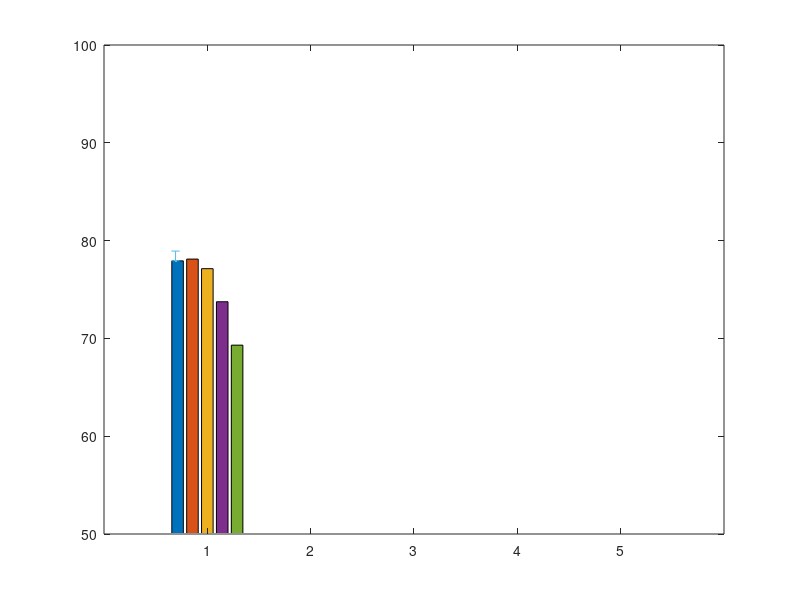

Recreate this plot in MATLAB. (Note: this script raises an error after producing the figure.)
muscle3 = [77.93, 0, 0, 0, 0]';
muscle4 = [78.11, 71.75, 0, 0,0]';
muscle5 = [77.13, 74.5, 67.1,0 ,0 ]';
muscle6 = [73.75, 74.6, 73.1, 62.2,0]';

muscle7 = [69.31, 70.7, 69.4, 72, 60.25]';
muscle0 = zeros(4,length(muscle7));

allMuscles = [muscle3(1,:) muscle4(1,:) muscle5(1,:) muscle6(1,:) muscle7(1,:);muscle0];
midPoint = median(1:size(allMuscles,2));
br = bar (allMuscles);
ylim([50,100])
hold on

% error bars 
m = allMuscles;
barSeries = 1;
ERROR = zeros(size(allMuscles));
ERROR(barSeries,:) = 1;
% Calculating the width for each bar group
ngroups = size(m, 1);
nbars = size(m, 2);
groupwidth = min(0.8, nbars/(nbars + 1.5));
for i = 1:nbars
    x = (1:ngroups) - groupwidth/2 + (2*i-1) * groupwidth / (2*nbars);
    errorbar(x, m(:,i), zeros(size(m(:,i))),ERROR(:,i), '.', 'color','k'); % only vertical error bars
%     errorbar(x, m(:,i),ERROR(:,i), '.', 'color','k'); % both error bars
end



%%

barSeries = 2;
muscle = [muscle3(barSeries,:) muscle4(barSeries,:) muscle5(barSeries,:) muscle6(barSeries,:) muscle7(barSeries,:)];
muscleidx = find(muscle);
muscle = muscle (muscleidx);
idx = 2;
idx = [idx:idx+length(muscle)-1];
m = zeros(size(allMuscles));
m(barSeries,idx) = muscle;
bb = bar (m);

for ii = 1:length(muscleidx)
bb(idx(ii)).FaceColor =  br(muscleidx(ii)).FaceColor;
end

% error bars 
ERROR = zeros(size(allMuscles));
ERROR(barSeries,idx) = 1;
% Calculating the width for each bar group
ngroups = size(m, 1);
nbars = size(m, 2);
groupwidth = min(0.8, nbars/(nbars + 1.5));
for i = 1:nbars
    x = (1:ngroups) - groupwidth/2 + (2*i-1) * groupwidth / (2*nbars);
    errorbar(x, m(:,i), zeros(size(m(:,i))),ERROR(:,i), '.', 'color','k'); % only vertical error bars
%     errorbar(x, m(:,i),ERROR(:,i), '.', 'color','k'); % both error bars
end





%% bars 3
barSeries = 3;
muscle = [muscle3(barSeries,:) muscle4(barSeries,:) muscle5(barSeries,:) muscle6(barSeries,:) muscle7(barSeries,:)];
muscleidx = find(muscle);
muscle = muscle (muscleidx);
idx = 2;
idx = [idx:idx+length(muscle)-1];
m = zeros(size(allMuscles));
m(barSeries,idx) = muscle;
bb = bar (m);
for ii = 1:length(muscleidx)
bb(idx(ii)).FaceColor =  br(muscleidx(ii)).FaceColor;
end

% error bars 
ERROR = zeros(size(allMuscles));
ERROR(barSeries,idx) = 1;
% Calculating the width for each bar group
ngroups = size(m, 1);
nbars = size(m, 2);
groupwidth = min(0.8, nbars/(nbars + 1.5));
for i = 1:nbars
    x = (1:ngroups) - groupwidth/2 + (2*i-1) * groupwidth / (2*nbars);
    errorbar(x, m(:,i), zeros(size(m(:,i))),ERROR(:,i), '.', 'color','k'); % only vertical error bars
%     errorbar(x, m(:,i),ERROR(:,i), '.', 'color','k'); % both error bars
end




%% bars 4

barSeries = 4;
muscle = [muscle3(barSeries,:) muscle4(barSeries,:) muscle5(barSeries,:) muscle6(barSeries,:) muscle7(barSeries,:)];
muscleidx = find(muscle);
muscle = muscle (muscleidx);
idx = 2;
idx = [idx:idx+length(muscle)-1];
m = zeros(size(allMuscles));
m(barSeries,idx) = muscle;
bb = bar (m);
for ii = 1:length(muscleidx)
bb(idx(ii)).FaceColor =  br(muscleidx(ii)).FaceColor;
end


% error bars 
ERROR = zeros(size(allMuscles));
ERROR(barSeries,idx) = 1;
% Calculating the width for each bar group
ngroups = size(m, 1);
nbars = size(m, 2);
groupwidth = min(0.8, nbars/(nbars + 1.5));
for i = 1:nbars
    x = (1:ngroups) - groupwidth/2 + (2*i-1) * groupwidth / (2*nbars);
    errorbar(x, m(:,i), zeros(size(m(:,i))),ERROR(:,i), '.', 'color','k'); % only vertical error bars
%     errorbar(x, m(:,i),ERROR(:,i), '.', 'color','k'); % both error bars
end


%% bars 5

barSeries = 5;
muscle = [muscle3(barSeries,:) muscle4(barSeries,:) muscle5(barSeries,:) muscle6(barSeries,:) muscle7(barSeries,:)];
muscleidx = find(muscle);
muscle = muscle (muscleidx);
idx = 3;
idx = [idx:idx+length(muscle)-1];
m = zeros(size(allMuscles));
m(barSeries,idx) = muscle;
bb = bar (m);
for ii = 1:length(muscleidx)
bb(idx(ii)).FaceColor =  br(muscleidx(ii)).FaceColor;
end


% error bars 
ERROR = zeros(size(allMuscles));
ERROR(barSeries,idx) = 1;
% Calculating the width for each bar group
ngroups = size(m, 1);
nbars = size(m, 2);
groupwidth = min(0.8, nbars/(nbars + 1.5));
for i = 1:nbars
    x = (1:ngroups) - groupwidth/2 + (2*i-1) * groupwidth / (2*nbars);
    errorbar(x, m(:,i), zeros(size(m(:,i))),ERROR(:,i), '.', 'color','k'); % only vertical error bars
%     errorbar(x, m(:,i),ERROR(:,i), '.', 'color','k'); % both error bars
end


%% labels and legend


lg = legend('Muscle 3','Muscle 4','Muscle 5','Muscle 6','Muscle 7');
set (lg, 'Box','off');

xticklabels ({'3 synergy','4 synergy','5 synergy','6 synergy','7 synergy'})
mmfn
